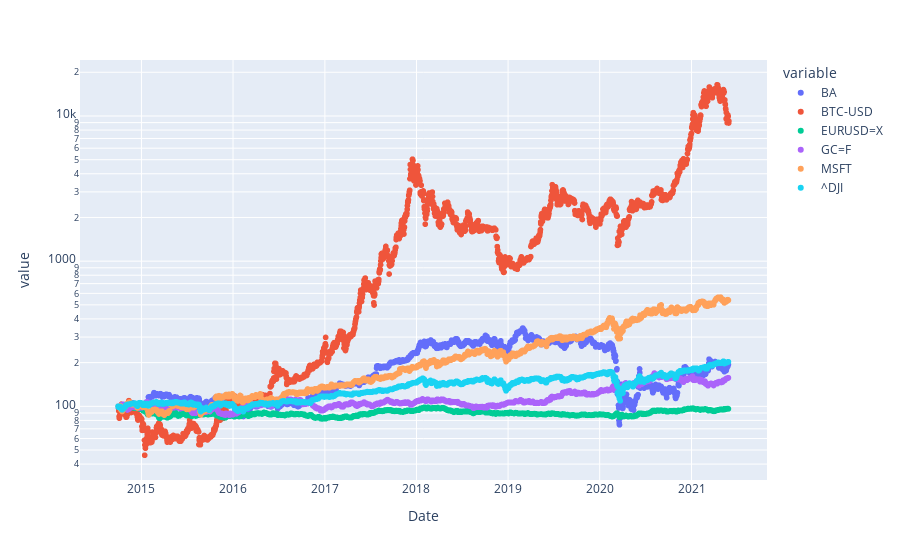

Notebook source saved alongside this figure:
### Code cell
fig = px.scatter(data_frame=norm, log_y=True)
fig.show()

### Figure 1 — Plotly figure (JSON) as saved in the notebook; plotly's stock layout.template omitted (floating-point values rounded to 4 significant figures; data arrays with more than 128 entries replaced by an {"elided": "..."} marker saying what was removed)
{"data": [{"hovertemplate": "variable=BA<br>Date=%{x}<br>value=%{y}<extra></extra>", "legendgroup": "BA", "marker": {"color": "#636efa", "symbol": "circle"}, "mode": "markers", "name": "BA", "showlegend": true, "type": "scattergl", "x": {"elided": "2435 str values"}, "xaxis": "x", "y": {"elided": "2435 float values"}, "yaxis": "y"}, {"hovertemplate": "variable=BTC-USD<br>Date=%{x}<br>value=%{y}<extra></extra>", "legendgroup": "BTC-USD", "marker": {"color": "#EF553B", "symbol": "circle"}, "mode": "markers", "name": "BTC-USD", "showlegend": true, "type": "scattergl", "x": {"elided": "2435 str values"}, "xaxis": "x", "y": {"elided": "2435 float values"}, "yaxis": "y"}, {"hovertemplate": "variable=EURUSD=X<br>Date=%{x}<br>value=%{y}<extra></extra>", "legendgroup": "EURUSD=X", "marker": {"color": "#00cc96", "symbol": "circle"}, "mode": "markers", "name": "EURUSD=X", "showlegend": true, "type": "scattergl", "x": {"elided": "2435 str values"}, "xaxis": "x", "y": {"elided": "2435 float values"}, "yaxis": "y"}, {"hovertemplate": "variable=GC=F<br>Date=%{x}<br>value=%{y}<extra></extra>", "legendgroup": "GC=F", "marker": {"color": "#ab63fa", "symbol": "circle"}, "mode": "markers", "name": "GC=F", "showlegend": true, "type": "scattergl", "x": {"elided": "2435 str values"}, "xaxis": "x", "y": {"elided": "2435 float values"}, "yaxis": "y"}, {"hovertemplate": "variable=MSFT<br>Date=%{x}<br>value=%{y}<extra></extra>", "legendgroup": "MSFT", "marker": {"color": "#FFA15A", "symbol": "circle"}, "mode": "markers", "name": "MSFT", "showlegend": true, "type": "scattergl", "x": {"elided": "2435 str values"}, "xaxis": "x", "y": {"elided": "2435 float values"}, "yaxis": "y"}, {"hovertemplate": "variable=^DJI<br>Date=%{x}<br>value=%{y}<extra></extra>", "legendgroup": "^DJI", "marker": {"color": "#19d3f3", "symbol": "circle"}, "mode": "markers", "name": "^DJI", "showlegend": true, "type": "scattergl", "x": {"elided": "2435 str values"}, "xaxis": "x", "y": {"elided": "2435 float values"}, "yaxis": "y"}], "layout": {"legend": {"title": {"text": "variable"}, "tracegroupgap": 0}, "margin": {"t": 60}, "xaxis": {"anchor": "y", "domain": [0, 1], "title": {"text": "Date"}}, "yaxis": {"anchor": "x", "domain": [0, 1], "title": {"text": "value"}, "type": "log"}}}
